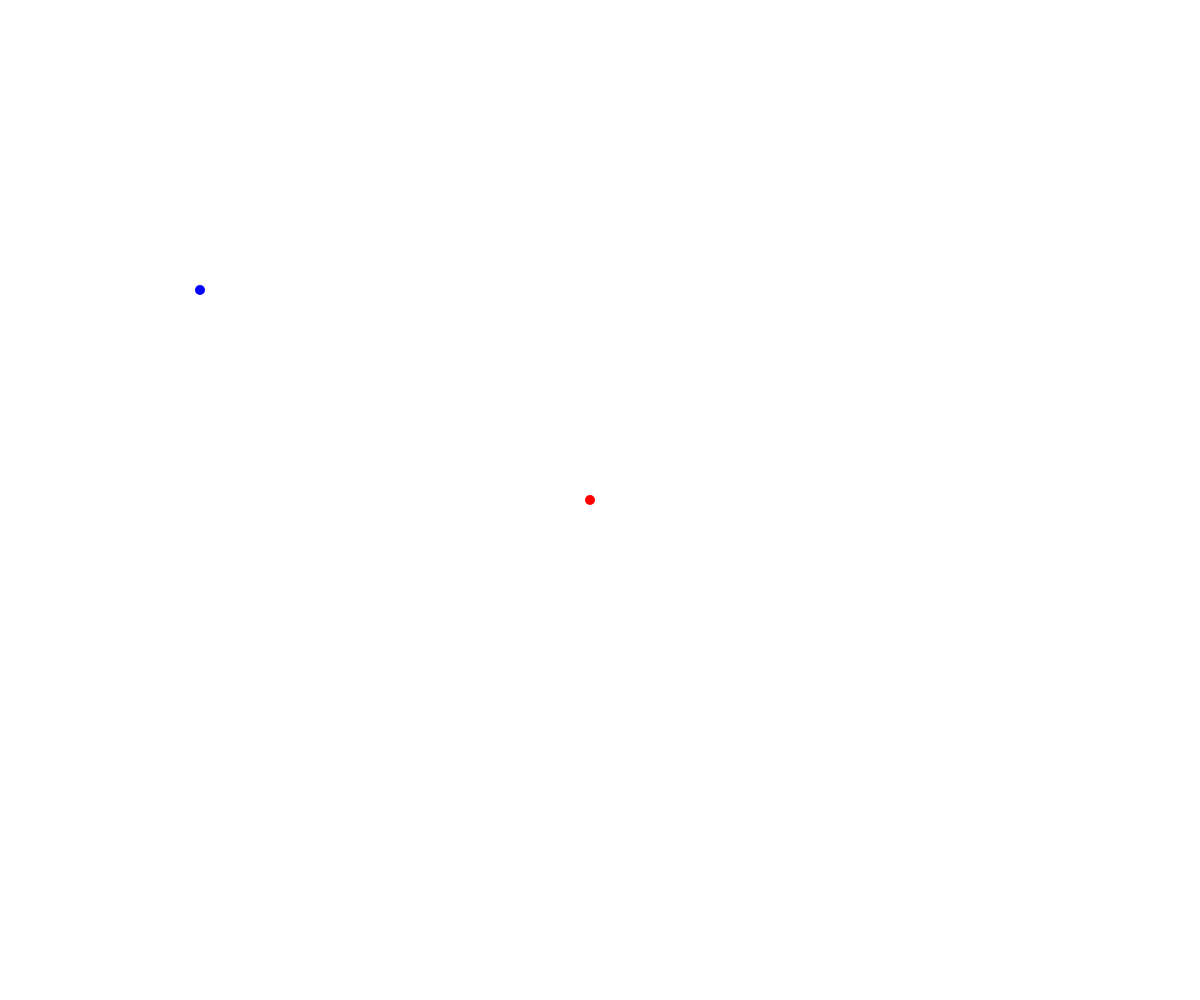
Frame 1 (no input)
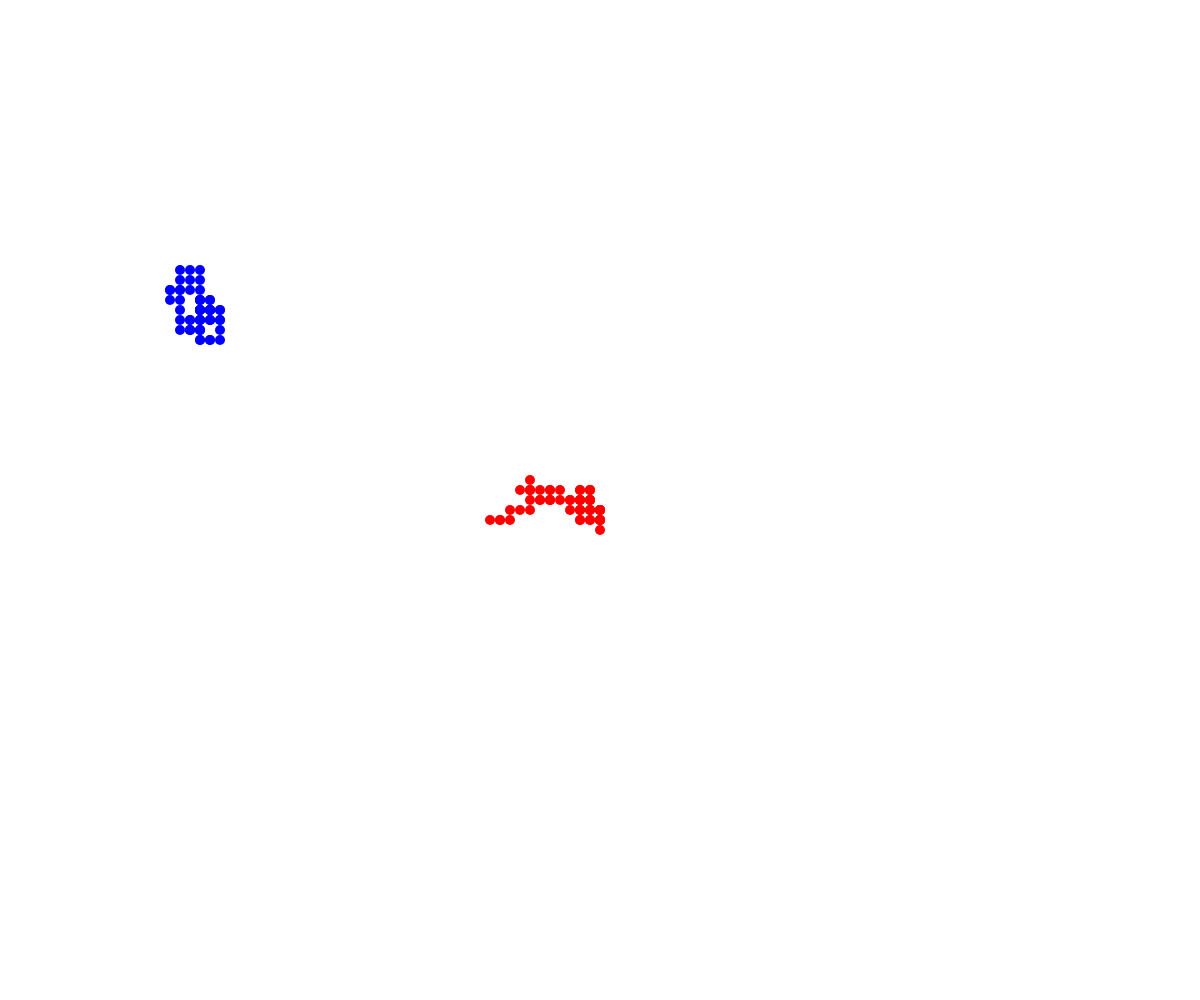
Frame 60 (no input)
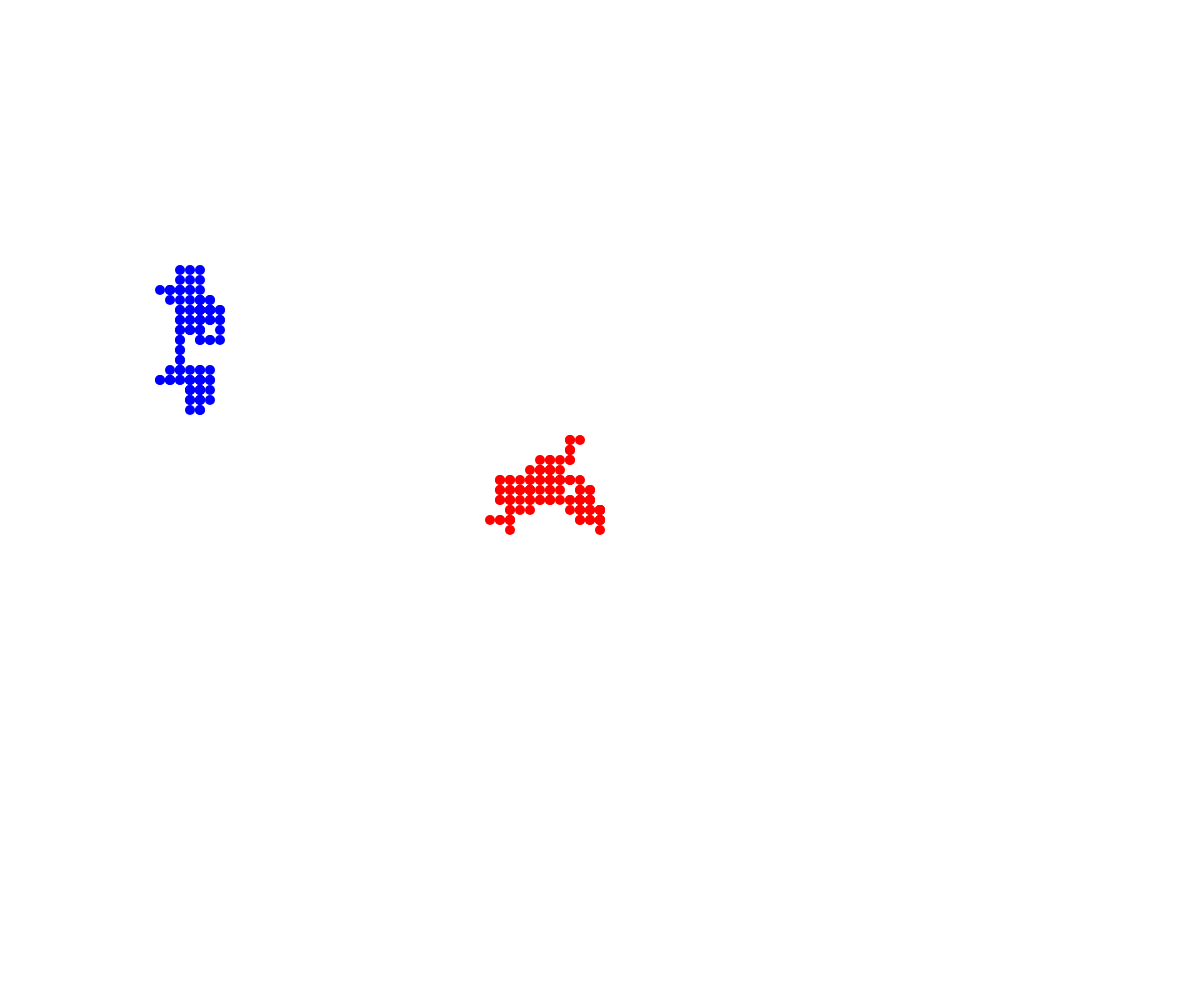
Frame 120 (the mouse pressed at the canvas centre since frame 60)

The p5.js sketch that drew these frames (run headless with seeded random() and noise() and a simulated clock; from frame 60 on, the mouse is pressed at the canvas centre):

// p5.js sketch
// ── sketch.js
// Walker OOP Demo
// November 12, 2024

class Walker {
  constructor(x, y, theColor) {
    this.x = x;
    this.y = y;
    this.speed = 10;
    this.radius = 5;
    this.color = theColor;
  }

  display() {
    noStroke();
    fill(this.color);
    circle(this.x, this.y, this.radius*2);
  }

  move() {
    let choice = random(100);
    if (choice < 25) {
      //up
      this.y -= this.speed;
    }
    else if (choice < 50){
      //downn
      this.y += this.speed;
    }
    else if (choice < 75) {
      //left
      this.x -= this.speed;
    }
    else {
      //right
      this.x += this.speed;
    }
  }
}

let winston;
let radia;

function setup() {
  createCanvas(windowWidth, windowHeight);
  winston = new Walker(width/2, height/2, 'red');
  radia = new Walker(200, 300, "blue");
}

function draw() {
  winston.move();
  radia.move();

  winston.display();
  radia.display();

}
